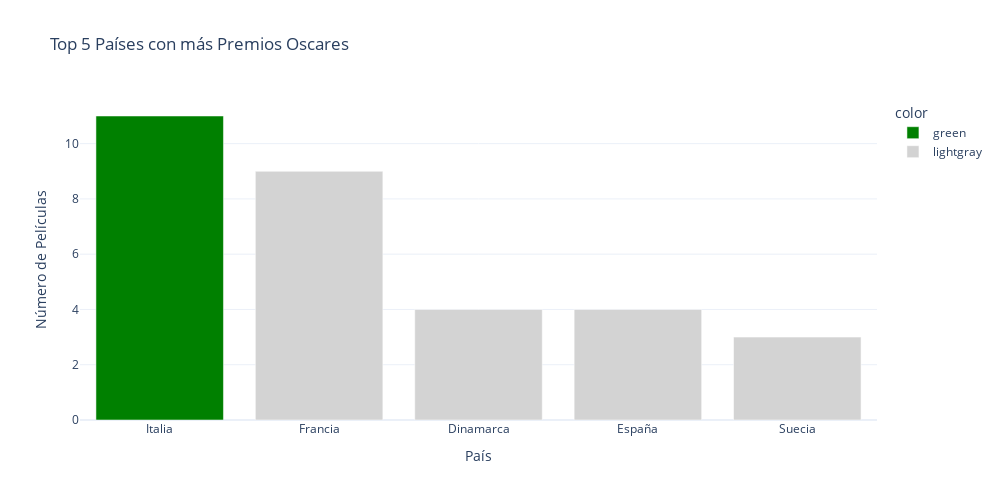

The notebook cell this image was saved under:
### Code cell
# top 5 paises con mas peliculas
top_5_paises = df['País'].value_counts().head(5)

# Obtener el índice del máximo y mínimo valor
max_index = top_5_paises.idxmax()
min_index = top_5_paises.idxmin()

# Crear una lista de colores para las barras
colors = ['lightgray'] * len(top_5_paises)
colors[top_5_paises.index.get_loc(max_index)] = 'green'


# Graficar con plotly
fig = px.bar(top_5_paises, x=top_5_paises.index, y=top_5_paises.values, title='Top 5 Países con más Premios Oscares',
             labels={'x': 'País', 'y': 'Número de Películas'}, template='plotly_white',
             color=colors, color_discrete_map={'lightgray': 'lightgray', 'green': 'green', 'red': 'red'})
fig.update_layout(showlegend=True, height=500, width=1000)
fig.show()

### Figure 1 — Plotly figure (JSON) as saved in the notebook; plotly's stock layout.template omitted (floating-point values rounded to 4 significant figures)
{"data": [{"alignmentgroup": "True", "hovertemplate": "color=green<br>País=%{x}<br>Número de Películas=%{y}<extra></extra>", "legendgroup": "green", "marker": {"color": "green", "pattern": {"shape": ""}}, "name": "green", "offsetgroup": "green", "orientation": "v", "showlegend": true, "textposition": "auto", "type": "bar", "x": ["Italia"], "xaxis": "x", "y": [11], "yaxis": "y"}, {"alignmentgroup": "True", "hovertemplate": "color=lightgray<br>País=%{x}<br>Número de Películas=%{y}<extra></extra>", "legendgroup": "lightgray", "marker": {"color": "lightgray", "pattern": {"shape": ""}}, "name": "lightgray", "offsetgroup": "lightgray", "orientation": "v", "showlegend": true, "textposition": "auto", "type": "bar", "x": ["Francia", "Dinamarca", "España", "Suecia"], "xaxis": "x", "y": [9, 4, 4, 3], "yaxis": "y"}], "layout": {"barmode": "relative", "height": 500, "legend": {"title": {"text": "color"}, "tracegroupgap": 0}, "showlegend": true, "title": {"text": "Top 5 Países con más Premios Oscares"}, "width": 1000, "xaxis": {"anchor": "y", "domain": [0, 1], "title": {"text": "País"}}, "yaxis": {"anchor": "x", "domain": [0, 1], "title": {"text": "Número de Películas"}}}}
